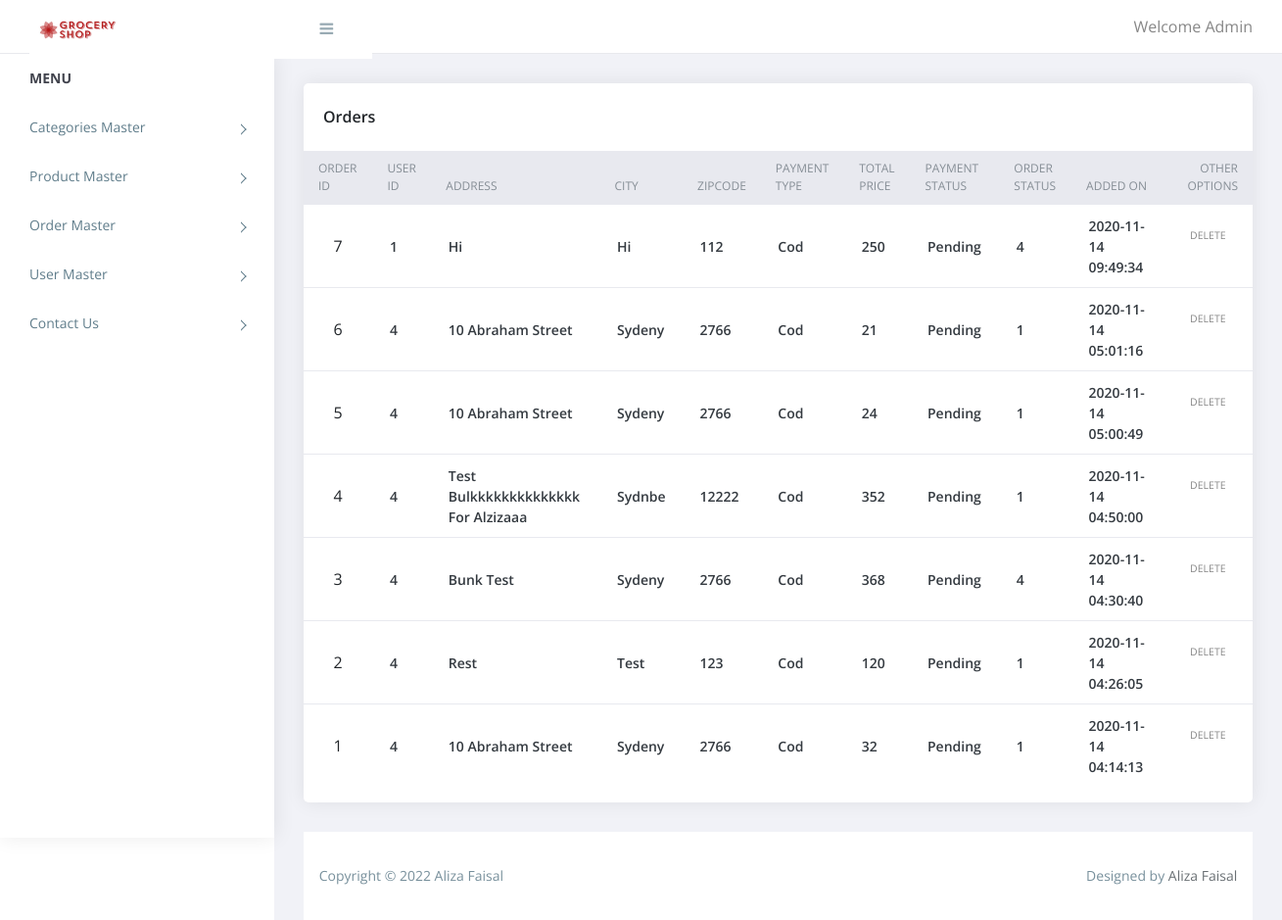
/staff/orders.php, run on the app's committed database.
### tables this page shows
CREATE TABLE IF NOT EXISTS `orders` (
  `id` int(11) NOT NULL AUTO_INCREMENT,
  `user_id` int(11) NOT NULL,
  `address` varchar(250) NOT NULL,
  `city` varchar(250) NOT NULL,
  `zipcode` int(11) NOT NULL,
  `payment_type` varchar(250) NOT NULL,
  `total_price` float DEFAULT NULL,
  `payment_status` varchar(250) NOT NULL,
  `order_status` int(1) NOT NULL,
  `added_on` datetime NOT NULL,
  PRIMARY KEY (`id`),
  KEY `user_id` (`user_id`)
);

### staff/orders.php (the view, shortened to what this page needs)
<?php
include('header.inc.php');
$sql = "SELECT * FROM orders ORDER BY `added_on` desc";
$orders = array();
$res = mysqli_query($conn, $sql)
or trigger_error("Query Failed! SQL: $sql - Error: ".mysqli_error($conn), E_USER_ERROR);
while($row = mysqli_fetch_array($res)){
    $orders[] = $row;
}
?>
         <div class="content pb-0">
            <div class="orders">
               <div class="row">
                  <div class="col-xl-12">
                     <div class="card">
                        <div class="card-body">
                           <h4 class="box-title"> Orders </h4>
                        </div>
                        <div class="card-body--">
                           <div class="table-stats order-table ov-h">
                              <table class="table ">
                                 <thead>
                                    <tr>
                                       <th>order id</th>
                                       <th>user id</th>
                                       <th> address</th>
                                       <th> city</th>
                                       <th> zipcode</th>
                                       <th> payment type</th>
                                       <th> total price</th>
                                       <th> payment status</th>
                                       <th> order status</th>
                                       <th> added on</th>
                                       <th> other options</th>
                                    </tr>
                                 </thead>
                                 <tbody>
                                     <?php
                                     foreach($orders as $list){?>
                                     <tr>
                                     <td><a  class="btn" href="orderDetails.php?id=<?php echo $list['id']?>"><?php echo $list['id']?></a></td>
                                     <td><?php echo $list['user_id'] ?></td>
                                     <td><?php echo $list['address'] ?></td>
                                     <td><?php echo $list['city'] ?></td>
                                     <td><?php echo $list['zipcode'] ?></td>
                                     <td><?php echo $list['payment_type'] ?></td>
                                     <td><?php echo $list['total_price'] ?></td>
                                     <td><?php echo $list['payment_status'] ?></td>
                                     <td><?php echo $list['order_status'] ?></td>
                                     <td><?php echo $list['added_on'] ?></td>
                                     <td>
                                            <?php
                                         echo "<span class='badge badge-delete'><a href='?type=delete&id=".$list['id']."'>Delete</a></span>&nbsp;";
                                         ?>
                                     </td>
                                     </tr>
                                  <?php   }
                                     ?>
                                 </tbody>
                              </table>
                           </div>
                        </div>
                     </div>
                  </div>
               </div>
            </div>
		  </div>
<?php
include('footer.inc.php');
?>

### staff/assets/css/style.css (style rules this page uses)
body { display: table; font-family: open sans, sans-serif; font-size: 16px; width: 100% }
a, button { text-decoration: none; outline: none!important; color: #878787; -webkit-transition: all .25s ease; transition: all .25s ease }
h1, h2, h3, h4, h5, h6 { margin: 0 }
.pb-0 { padding-bottom: 0 }
.ov-h { overflow: hidden }
.btn, button, input, textarea { -webkit-box-shadow: none; box-shadow: none; outline: 0!important }
.btn { border-radius: 3px }
.order-table { position: relative }
.order-table:after, .order-table:before { content: ""; position: absolute; top: 0; height: 37px; width: 10px; background: #e8e9ef }
.order-table:after { right: -1px }
.order-table:before { left: -1px }
.order-table tr th { background: #e8e9ef }
.order-table tr td:last-child, .order-table tr th:last-child { text-align: right }
.order-table tr:last-child td { border: none }
.order-table .badge { color: #fff; padding: 10px; text-transform: uppercase; font-weight: 400 }
.content { float: left; padding: 1.875em; width: 100% }
.card { margin-bottom: 1.875em; border-radius: 5px; padding: 0; border: 0 solid transparent; -webkit-box-shadow: 0 0 20px rgba(0, 0, 0, .08); box-shadow: 0 0 20px rgba(0, 0, 0, .08) }
.card .box-title { font-weight: 600; font-size: 1em; padding: 5px 0 }
.card .card-body { float: left; padding: 1.25em; position: relative; width: 100% }
.card h4 { font-size: 1.1rem }
.table-stats table { font-family: open sans }
.table-stats table th, .table-stats table td { border: none; border-bottom: 1px solid #e8e9ef; color: #868e96; font-size: 12px; font-weight: 400; padding: .75em 1.25em; text-transform: uppercase }
.table-stats table td { color: #343a40; font-size: 14px; font-weight: 600; text-transform: capitalize; vertical-align: middle }
.btn, .button { display: inline-block; font-weight: 400; text-align: center; white-space: nowrap; vertical-align: middle; -webkit-transition: all .15s ease-in-out; transition: all .15s ease-in-out; border-radius: 3; cursor: pointer }
@media (max-width:1368px) { .card-body { padding: 15px } }

### data on the page
orders: id "7", user "1", address "Hi", city "Hi", zipcode "112", payment_type "Cod", total_price "250", payment_status "Pending", order_status "4", added_on "2020-11-14 09:49:34"
orders: id "6", user "4", address "10 Abraham Street", city "Sydeny", zipcode "2766", payment_type "Cod", total_price "21", payment_status "Pending", order_status "1", added_on "2020-11-14 05:01:16"
orders: id "5", user "4", address "10 Abraham Street", city "Sydeny", zipcode "2766", payment_type "Cod", total_price "24", payment_status "Pending", order_status "1", added_on "2020-11-14 05:00:49"
orders: id "4", user "4", address "Test Bulkkkkkkkkkkkkkk For Alzizaaa", city "Sydnbe", zipcode "12222", payment_type "Cod", total_price "352", payment_status "Pending", order_status "1", added_on "2020-11-14 04:50:00"
orders: id "3", user "4", address "Bunk Test", city "Sydeny", zipcode "2766", payment_type "Cod", total_price "368", payment_status "Pending", order_status "4", added_on "2020-11-14 04:30:40"
orders: id "2", user "4", address "Rest", city "Test", zipcode "123", payment_type "Cod", total_price "120", payment_status "Pending", order_status "1", added_on "2020-11-14 04:26:05"
orders: id "1", user "4", address "10 Abraham Street", city "Sydeny", zipcode "2766", payment_type "Cod", total_price "32", payment_status "Pending", order_status "1", added_on "2020-11-14 04:14:13"
